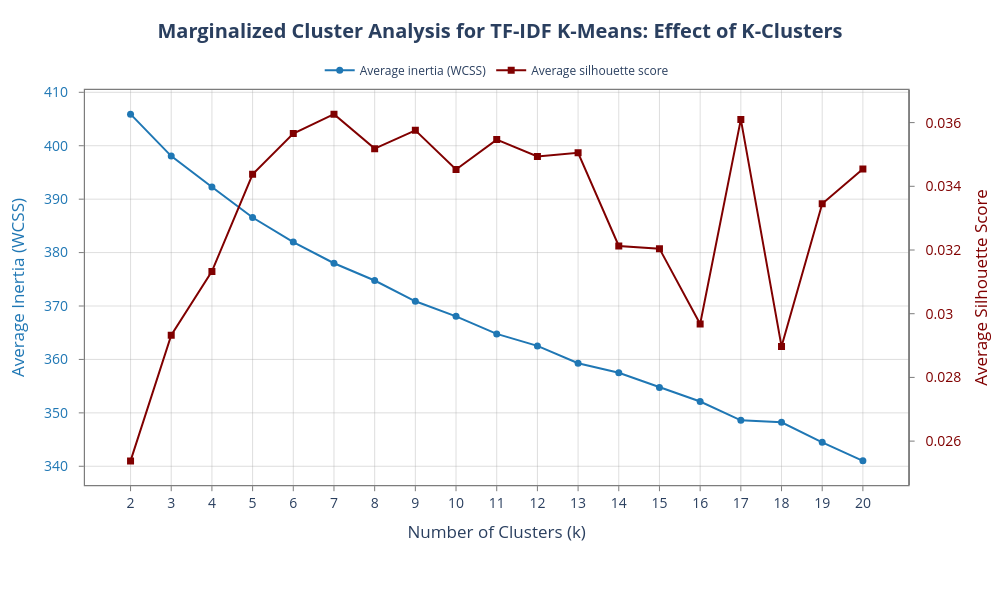

Notebook code cell kept with this figure:
### Markdown cell above
### TF-IDF K-Means Diagnostic Figures

### Code cell
# Marginalized Cluster Analysis for TF-IDF K-Means plot
fig = make_subplots(
    rows=1,
    cols=1,
    specs=[[{"secondary_y": True}]]
)

# Primary (left) y-axis: Average Inertia / WCSS
fig.add_trace(
    go.Scatter(
        x=tfidf_avg_results["n_clusters"],
        y=tfidf_avg_results["inertia"],
        mode="lines+markers",
        name="Average inertia (WCSS)",
        line=dict(
            color="#1f77b4",
            width=2
        ),
        marker=dict(
            symbol="circle",
            size=7,
            color="#1f77b4"
        ),
        hovertemplate=(
            "Number of clusters (k): %{x}<br>"
            "Average inertia (WCSS): %{y:.2f}"
            "<extra></extra>"
        )
    ),
    secondary_y=False
)

# Secondary (right) y-axis: Average Silhouette Score
fig.add_trace(
    go.Scatter(
        x=tfidf_avg_results["n_clusters"],
        y=tfidf_avg_results["silhouette"],
        mode="lines+markers",
        name="Average silhouette score",
        line=dict(
            color="maroon",
            width=2
        ),
        marker=dict(
            symbol="square",
            size=7,
            color="maroon"
        ),
        hovertemplate=(
            "Number of clusters (k): %{x}<br>"
            "Average silhouette score: %{y:.4f}"
            "<extra></extra>"
        )
    ),
    secondary_y=True
)

# Shared x-axis
fig.update_xaxes(
    title_text="Number of Clusters (k)",

    tickmode="array",
    tickvals=tfidf_avg_results["n_clusters"].tolist(),
    tickangle=0,

    showgrid=True,
    gridcolor="rgba(160, 160, 160, 0.35)",
    griddash="solid",

    showline=True,
    linecolor="rgba(80, 80, 80, 0.75)",
    linewidth=1.2,
    mirror=True,

    ticks="outside",
    ticklen=5,
    tickcolor="rgba(80, 80, 80, 0.75)",

    zeroline=False
)

# Primary / left y-axis: Inertia
fig.update_yaxes(
    title_text="Average Inertia (WCSS)",
    title_font=dict(color="#1f77b4"),
    tickfont=dict(color="#1f77b4"),

    showgrid=True,
    gridcolor="rgba(160, 160, 160, 0.35)",
    griddash="solid",

    showline=True,
    linecolor="rgba(80, 80, 80, 0.75)",
    linewidth=1.2,
    mirror=True,

    ticks="outside",
    ticklen=5,
    tickcolor="rgba(80, 80, 80, 0.75)",
    ticklabelstandoff=8,

    zeroline=False,
    secondary_y=False
)

# Secondary / right y-axis: Silhouette
fig.update_yaxes(
    title_text="Average Silhouette Score",
    title_font=dict(color="maroon"),
    tickfont=dict(color="maroon"),

    # Retain gridlines from the left axis only.
    showgrid=False,

    showline=True,
    linecolor="rgba(80, 80, 80, 0.75)",
    linewidth=1.2,

    ticks="outside",
    ticklen=5,
    tickcolor="rgba(80, 80, 80, 0.75)",
    ticklabelstandoff=8,

    zeroline=False,
    secondary_y=True
)

# Overall layout and legend
fig.update_layout(
    title=dict(
        text=(
            "<b>Marginalized Cluster Analysis for TF-IDF K-Means: "
            "Effect of K-Clusters</b>"
        ),
        x=0.5,
        xanchor="center",
        y=0.96,
        yanchor="top"
    ),
    template="plotly_white",
    width=1000,
    height=600,

    margin=dict(t=90, b=115, l=85, r=35),

    showlegend=True,
    legend=dict(
        orientation="h",
        x=0.47,
        xanchor="center",
        y=1.05,
        yanchor="middle",
        bgcolor="rgba(255,255,255,0)",
        font=dict(size=12)
    ),
    font=dict(size=14)
)

fig.show()

### Figure 1 — Plotly figure (JSON) as saved in the notebook; plotly's stock layout.template omitted (floating-point values rounded to 4 significant figures)
{"data": [{"hovertemplate": "Number of clusters (k): %{x}<br>Average inertia (WCSS): %{y:.2f}<extra></extra>", "line": {"color": "#1f77b4", "width": 2}, "marker": {"color": "#1f77b4", "size": 7, "symbol": "circle"}, "mode": "lines+markers", "name": "Average inertia (WCSS)", "type": "scatter", "x": [2, 3, 4, 5, 6, 7, 8, 9, 10, 11, 12, 13, 14, 15, 16, 17, 18, 19, 20], "xaxis": "x", "y": [405.9, 398.1, 392.3, 386.6, 382.0, 378.0, 374.8, 370.9, 368.1, 364.8, 362.5, 359.3, 357.5, 354.8, 352.1, 348.6, 348.2, 344.5, 341.0], "yaxis": "y"}, {"hovertemplate": "Number of clusters (k): %{x}<br>Average silhouette score: %{y:.4f}<extra></extra>", "line": {"color": "maroon", "width": 2}, "marker": {"color": "maroon", "size": 7, "symbol": "square"}, "mode": "lines+markers", "name": "Average silhouette score", "type": "scatter", "x": [2, 3, 4, 5, 6, 7, 8, 9, 10, 11, 12, 13, 14, 15, 16, 17, 18, 19, 20], "xaxis": "x", "y": [0.02538, 0.02932, 0.03133, 0.03438, 0.03566, 0.03627, 0.03518, 0.03576, 0.03453, 0.03547, 0.03494, 0.03505, 0.03213, 0.03204, 0.02968, 0.0361, 0.02897, 0.03345, 0.03454], "yaxis": "y2"}], "layout": {"font": {"size": 14}, "height": 600, "legend": {"bgcolor": "rgba(255,255,255,0)", "font": {"size": 12}, "orientation": "h", "x": 0.47, "xanchor": "center", "y": 1.05, "yanchor": "middle"}, "margin": {"b": 115, "l": 85, "r": 35, "t": 90}, "showlegend": true, "title": {"text": "<b>Marginalized Cluster Analysis for TF-IDF K-Means: Effect of K-Clusters</b>", "x": 0.5, "xanchor": "center", "y": 0.96, "yanchor": "top"}, "width": 1000, "xaxis": {"anchor": "y", "domain": [0, 0.94], "gridcolor": "rgba(160, 160, 160, 0.35)", "griddash": "solid", "linecolor": "rgba(80, 80, 80, 0.75)", "linewidth": 1.2, "mirror": true, "showgrid": true, "showline": true, "tickangle": 0, "tickcolor": "rgba(80, 80, 80, 0.75)", "ticklen": 5, "tickmode": "array", "ticks": "outside", "tickvals": [2, 3, 4, 5, 6, 7, 8, 9, 10, 11, 12, 13, 14, 15, 16, 17, 18, 19, 20], "title": {"text": "Number of Clusters (k)"}, "zeroline": false}, "yaxis": {"anchor": "x", "domain": [0, 1], "gridcolor": "rgba(160, 160, 160, 0.35)", "griddash": "solid", "linecolor": "rgba(80, 80, 80, 0.75)", "linewidth": 1.2, "mirror": true, "showgrid": true, "showline": true, "tickcolor": "rgba(80, 80, 80, 0.75)", "tickfont": {"color": "#1f77b4"}, "ticklabelstandoff": 8, "ticklen": 5, "ticks": "outside", "title": {"font": {"color": "#1f77b4"}, "text": "Average Inertia (WCSS)"}, "zeroline": false}, "yaxis2": {"anchor": "x", "linecolor": "rgba(80, 80, 80, 0.75)", "linewidth": 1.2, "overlaying": "y", "showgrid": false, "showline": true, "side": "right", "tickcolor": "rgba(80, 80, 80, 0.75)", "tickfont": {"color": "maroon"}, "ticklabelstandoff": 8, "ticklen": 5, "ticks": "outside", "title": {"font": {"color": "maroon"}, "text": "Average Silhouette Score"}, "zeroline": false}}}
